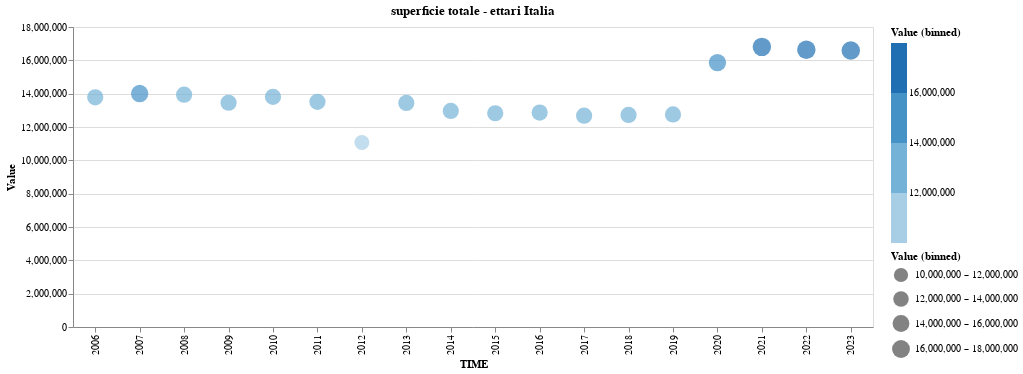

Notebook source saved alongside this figure:
### Code cell
alt.Chart(attributo_1_df).mark_circle(tooltip=True).encode(
    y='Value:Q',
    x='TIME:N',
    color=alt.Color(field='Value', type='quantitative',  bin=alt.BinParams(maxbins=5)),
    size=alt.Size(field='Value', type='quantitative',  bin=alt.BinParams(maxbins=5))
).properties(title=attributo_1 + ' ' + territorio, width = 800)#.transform_filter('datum.TIME > 2013')

### Figure 1 — Vega-Lite specification as saved in the notebook (floating-point values rounded to 4 significant figures)
{"config": {"view": {"continuousWidth": 300, "continuousHeight": 300}}, "data": {"name": "data-8eb23004aee5d6650fceb2d17a8ca74e"}, "mark": {"type": "circle", "tooltip": true}, "encoding": {"color": {"bin": {"maxbins": 5}, "field": "Value", "type": "quantitative"}, "size": {"bin": {"maxbins": 5}, "field": "Value", "type": "quantitative"}, "x": {"field": "TIME", "type": "nominal"}, "y": {"field": "Value", "type": "quantitative"}}, "title": "superficie totale - ettari Italia", "width": 800, "$schema": "https://vega.github.io/schema/vega-lite/v5.17.0.json", "datasets": {"data-8eb23004aee5d6650fceb2d17a8ca74e": [{"Tipo dato": "superficie totale - ettari", "TIME": 2006, "Value": 13780000.0}, {"Tipo dato": "superficie totale - ettari", "TIME": 2007, "Value": 14010000.0}, {"Tipo dato": "superficie totale - ettari", "TIME": 2008, "Value": 13940000.0}, {"Tipo dato": "superficie totale - ettari", "TIME": 2009, "Value": 13450000.0}, {"Tipo dato": "superficie totale - ettari", "TIME": 2010, "Value": 13810000.0}, {"Tipo dato": "superficie totale - ettari", "TIME": 2011, "Value": 13510000.0}, {"Tipo dato": "superficie totale - ettari", "TIME": 2012, "Value": 11070000.0}, {"Tipo dato": "superficie totale - ettari", "TIME": 2013, "Value": 13440000.0}, {"Tipo dato": "superficie totale - ettari", "TIME": 2014, "Value": 12960000.0}, {"Tipo dato": "superficie totale - ettari", "TIME": 2015, "Value": 12820000.0}, {"Tipo dato": "superficie totale - ettari", "TIME": 2016, "Value": 12870000.0}, {"Tipo dato": "superficie totale - ettari", "TIME": 2017, "Value": 12680000.0}, {"Tipo dato": "superficie totale - ettari", "TIME": 2018, "Value": 12720000.0}, {"Tipo dato": "superficie totale - ettari", "TIME": 2019, "Value": 12750000.0}, {"Tipo dato": "superficie totale - ettari", "TIME": 2020, "Value": 15860000.0}, {"Tipo dato": "superficie totale - ettari", "TIME": 2021, "Value": 16810000.0}, {"Tipo dato": "superficie totale - ettari", "TIME": 2022, "Value": 16640000.0}, {"Tipo dato": "superficie totale - ettari", "TIME": 2023, "Value": 16590000.0}]}}
